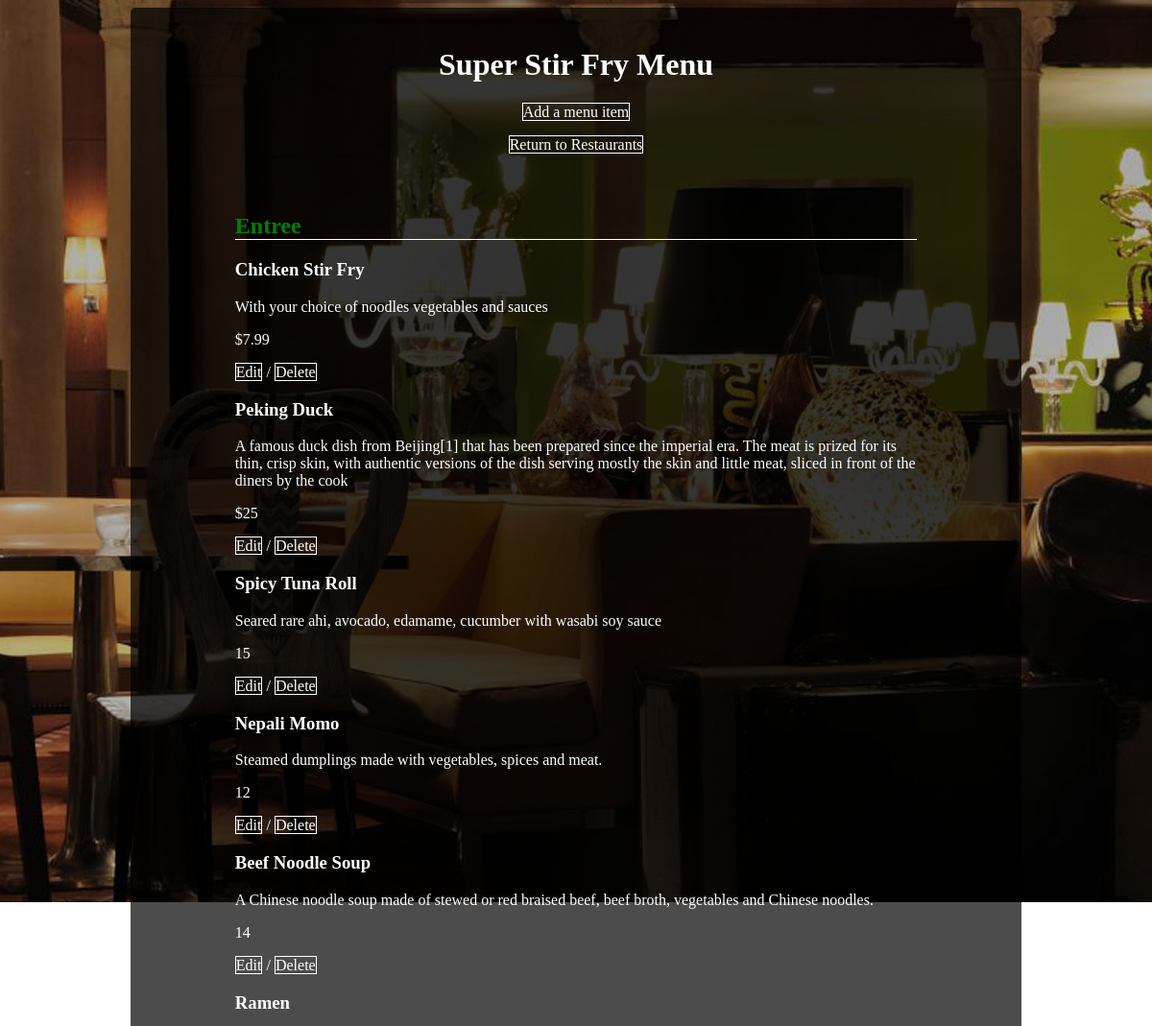
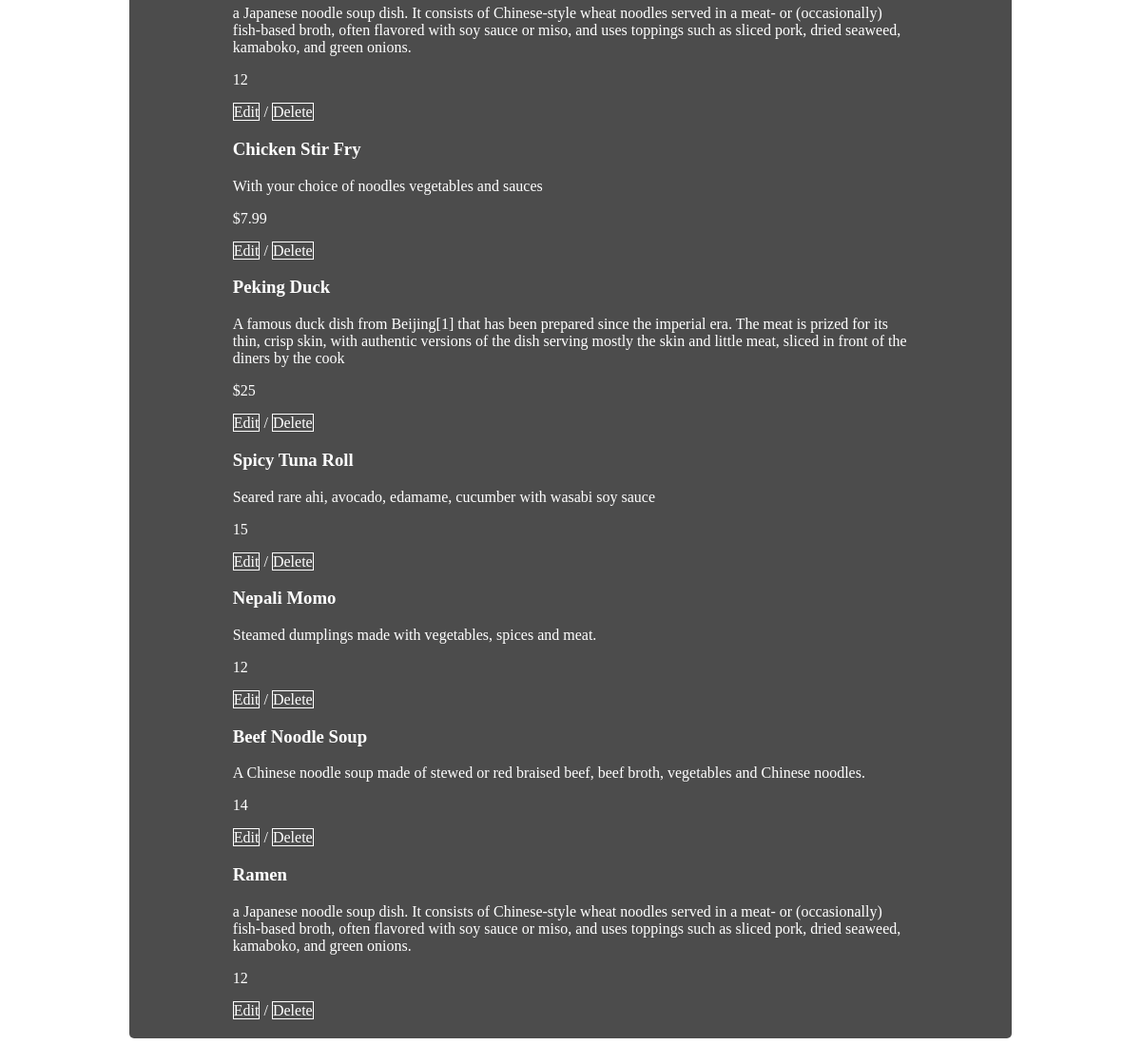
The page /restaurants/2/menu/ on the database its author committed (2 pictures, top to bottom).
### database_setup.py (models this page shows, shortened)
class MenuItem(Base):
    __tablename__ = 'menu_item'
    name =Column(String(80), nullable = False)
    id = Column(Integer, primary_key = True)
    description = Column(String(250))
    price = Column(String(8))
    course = Column(String(250))
    restaurant_id = Column(Integer,ForeignKey('restaurant.id'))
    restaurant = relationship(Restaurant)

### webserver.py (the view)
@app.route("/restaurants/<int:restaurant_id>/menu/")
def restaurantMenu(restaurant_id):
	restaurant = session.query(Restaurant).filter_by(id = restaurant_id).one()
	menu_items = session.query(MenuItem).filter_by(restaurant_id = restaurant_id).all()
	courses = []
	for item in menu_items:
		if item.course not in courses:
			courses.append(item.course)
	print courses
	return render_template("menus.html", title="%s Menu" % restaurant.name, items = menu_items, restaurant = restaurant, courses = courses)

### templates/menus.html (shortened to what this page needs)
<!doctype html>
<html>
	<head>
		<link rel="stylesheet" href="{{ url_for('static', filename='styles.css') }}">
	</head>
	<body>
		<div class="container">
			<header>
				<h1>{{ title }}</h1>
			</header>
			<div class="add-button">
				<p><a href="{{ url_for('newMenuItem', restaurant_id = restaurant.id) }}">Add a menu item</a></p>
				<p><a href="{{ url_for('index') }}">Return to Restaurants</a></p>
			</div>
			<div class="wrapper">
				{% if items %}
					{% for course in courses %}
					<section class="{{course}}">
						<h2 class="course">{{ course }}</h2>
						{% for item in items %}
							{% if item.course == course %}
								<section class="menu-block">
									<div class="menu-body">
										<h3>{{item.name}}</h3>
										<p> {{item.description}}</p>
										<p> {{item.price}}</p>
										<a class="buttons" href="{{ url_for('editMenuItem', restaurant_id = restaurant.id, menu_id = item.id) }}">Edit</a> /
										<a class="buttons" href="{{ url_for('deleteMenuItem', restaurant_id = restaurant.id, menu_id = item.id) }}">Delete</a>
									</div>
								<section>
							{% endif %}
						{% endfor %}
					</section>
					{% endfor %}
				{% else %}
					<p>This restaurant currently has no menu items. To add a menu item, click the "Add a menu item" button above.</p>
				{% endif %}
			</div>
		</div>
	<body>
</html>

### static/styles.css (style rules this page uses)
body { background: url("./images/main-background.png"); background-repeat: no-repeat; background-position: -20px 0px; background-attachment: fixed; }
.container { color: #ffffff; width: 75%; margin: 0 auto; background: rgba(0,0,0,0.7); padding: 20px; text-align: center; border-radius: 5px; }
h1 { text-align: center; }
.add-button { text-align: center; }
a { text-decoration: none; color:white; border: 1px white solid; }
.wrapper { text-align: left; padding-top: 3%; padding-left: 10%; padding-right: 10%; }
.course { border-bottom: 1px white solid; color: green; }

### rows shown on the page
MenuItem: course "Entree", name "Chicken Stir Fry", description "With your choice of noodles vegetables and sauces", price "$7.99"
MenuItem: name "Peking Duck", description "A famous duck dish from Beijing[1] that has been prepared since the imperial era. The meat is prized for its thin, crisp skin, with authentic versions of the dish serving mostly the skin and little meat, sliced in front of the diners by the cook", price "$25"
MenuItem: name "Spicy Tuna Roll", description "Seared rare ahi, avocado, edamame, cucumber with wasabi soy sauce", price "15"
MenuItem: name "Nepali Momo", description "Steamed dumplings made with vegetables, spices and meat.", price "12"
MenuItem: name "Beef Noodle Soup", description "A Chinese noodle soup made of stewed or red braised beef, beef broth, vegetables and Chinese noodles.", price "14"
MenuItem: name "Ramen", description "a Japanese noodle soup dish. It consists of Chinese-style wheat noodles served in a meat- or (occasionally) fish-based broth, often flavored with soy sauce or miso, and uses toppings such as sliced pork, dried seaweed, kamaboko, and green onions.", price "12"
MenuItem: name "Chicken Stir Fry", description "With your choice of noodles vegetables and sauces", price "$7.99"
MenuItem: name "Peking Duck", description "A famous duck dish from Beijing[1] that has been prepared since the imperial era. The meat is prized for its thin, crisp skin, with authentic versions of the dish serving mostly the skin and little meat, sliced in front of the diners by the cook", price "$25"
MenuItem: name "Spicy Tuna Roll", description "Seared rare ahi, avocado, edamame, cucumber with wasabi soy sauce", price "15"
MenuItem: name "Nepali Momo", description "Steamed dumplings made with vegetables, spices and meat.", price "12"
MenuItem: name "Beef Noodle Soup", description "A Chinese noodle soup made of stewed or red braised beef, beef broth, vegetables and Chinese noodles.", price "14"
MenuItem: name "Ramen", description "a Japanese noodle soup dish. It consists of Chinese-style wheat noodles served in a meat- or (occasionally) fish-based broth, often flavored with soy sauce or miso, and uses toppings such as sliced pork, dried seaweed, kamaboko, and green onions.", price "12"

### other values the page prints
{{ title }} "Super Stir Fry Menu"
